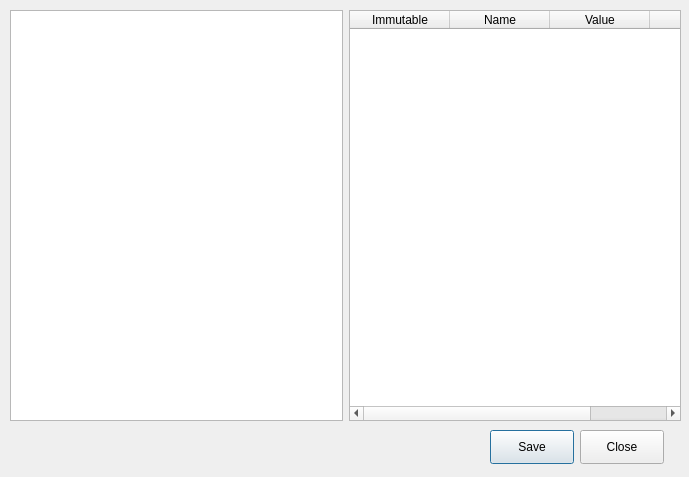
<?xml version="1.0" encoding="UTF-8"?>
<ui version="4.0">
 <class>ConfigDialog</class>
 <widget class="QDialog" name="ConfigDialog">
  <property name="geometry">
   <rect>
    <x>0</x>
    <y>0</y>
    <width>689</width>
    <height>477</height>
   </rect>
  </property>
  <property name="windowTitle">
   <string>Edit Config File</string>
  </property>
  <widget class="QWidget" name="horizontalLayoutWidget">
   <property name="geometry">
    <rect>
     <x>10</x>
     <y>10</y>
     <width>671</width>
     <height>411</height>
    </rect>
   </property>
   <layout class="QHBoxLayout" name="horizontalLayout">
    <item>
     <widget class="QListWidget" name="groupList"/>
    </item>
    <item>
     <widget class="QTableWidget" name="entryWidget">
      <property name="showGrid">
       <bool>false</bool>
      </property>
      <column>
       <property name="text">
        <string>Immutable</string>
       </property>
      </column>
      <column>
       <property name="text">
        <string>Name</string>
       </property>
      </column>
      <column>
       <property name="text">
        <string>Value</string>
       </property>
      </column>
      <column>
       <property name="text">
        <string>Info</string>
       </property>
      </column>
     </widget>
    </item>
   </layout>
  </widget>
  <widget class="QPushButton" name="saveButton">
   <property name="geometry">
    <rect>
     <x>490</x>
     <y>430</y>
     <width>84</width>
     <height>34</height>
    </rect>
   </property>
   <property name="text">
    <string>Save</string>
   </property>
  </widget>
  <widget class="QPushButton" name="closeButton">
   <property name="geometry">
    <rect>
     <x>580</x>
     <y>430</y>
     <width>84</width>
     <height>34</height>
    </rect>
   </property>
   <property name="text">
    <string>Close</string>
   </property>
  </widget>
 </widget>
 <resources/>
 <connections/>
</ui>
